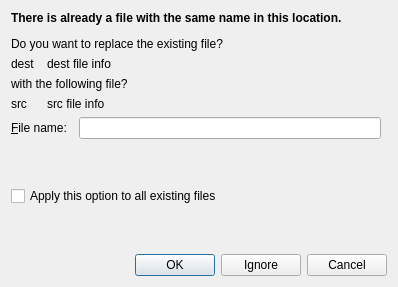
<?xml version="1.0" encoding="UTF-8"?>
<ui version="4.0">
 <class>RenameDialog</class>
 <widget class="QDialog" name="RenameDialog">
  <property name="geometry">
   <rect>
    <x>0</x>
    <y>0</y>
    <width>398</width>
    <height>287</height>
   </rect>
  </property>
  <property name="windowTitle">
   <string>Confirm to replace files</string>
  </property>
  <property name="sizeGripEnabled">
   <bool>false</bool>
  </property>
  <layout class="QGridLayout" name="gridLayout_2">
   <item row="0" column="0" colspan="2">
    <widget class="QLabel" name="label">
     <property name="sizePolicy">
      <sizepolicy hsizetype="Preferred" vsizetype="Fixed">
       <horstretch>0</horstretch>
       <verstretch>0</verstretch>
      </sizepolicy>
     </property>
     <property name="text">
      <string>&lt;html&gt;&lt;head/&gt;&lt;body&gt;&lt;p&gt;&lt;span style=&quot; font-weight:600;&quot;&gt;There is already a file with the same name in this location.&lt;/span&gt;&lt;/p&gt;&lt;p&gt;Do you want to replace the existing file?&lt;/p&gt;&lt;/body&gt;&lt;/html&gt;</string>
     </property>
    </widget>
   </item>
   <item row="1" column="0" colspan="2">
    <layout class="QGridLayout" name="gridLayout">
     <property name="horizontalSpacing">
      <number>12</number>
     </property>
     <property name="verticalSpacing">
      <number>6</number>
     </property>
     <item row="0" column="0">
      <widget class="QLabel" name="destIcon">
       <property name="sizePolicy">
        <sizepolicy hsizetype="Fixed" vsizetype="Fixed">
         <horstretch>0</horstretch>
         <verstretch>0</verstretch>
        </sizepolicy>
       </property>
       <property name="text">
        <string notr="true">dest</string>
       </property>
      </widget>
     </item>
     <item row="1" column="0" colspan="2">
      <widget class="QLabel" name="label_3">
       <property name="text">
        <string>with the following file?</string>
       </property>
      </widget>
     </item>
     <item row="2" column="1">
      <widget class="QLabel" name="srcInfo">
       <property name="sizePolicy">
        <sizepolicy hsizetype="Preferred" vsizetype="Fixed">
         <horstretch>0</horstretch>
         <verstretch>0</verstretch>
        </sizepolicy>
       </property>
       <property name="text">
        <string notr="true">src file info</string>
       </property>
      </widget>
     </item>
     <item row="0" column="1">
      <widget class="QLabel" name="destInfo">
       <property name="sizePolicy">
        <sizepolicy hsizetype="Preferred" vsizetype="Fixed">
         <horstretch>0</horstretch>
         <verstretch>0</verstretch>
        </sizepolicy>
       </property>
       <property name="text">
        <string notr="true">dest file info</string>
       </property>
      </widget>
     </item>
     <item row="2" column="0">
      <widget class="QLabel" name="srcIcon">
       <property name="sizePolicy">
        <sizepolicy hsizetype="Fixed" vsizetype="Fixed">
         <horstretch>0</horstretch>
         <verstretch>0</verstretch>
        </sizepolicy>
       </property>
       <property name="text">
        <string notr="true">src</string>
       </property>
      </widget>
     </item>
    </layout>
   </item>
   <item row="2" column="0">
    <layout class="QHBoxLayout" name="horizontalLayout">
     <property name="spacing">
      <number>12</number>
     </property>
     <item>
      <widget class="QLabel" name="label_6">
       <property name="sizePolicy">
        <sizepolicy hsizetype="Preferred" vsizetype="Fixed">
         <horstretch>0</horstretch>
         <verstretch>0</verstretch>
        </sizepolicy>
       </property>
       <property name="text">
        <string>&amp;File name:</string>
       </property>
       <property name="buddy">
        <cstring>fileName</cstring>
       </property>
      </widget>
     </item>
     <item>
      <widget class="QLineEdit" name="fileName"/>
     </item>
    </layout>
   </item>
   <item row="3" column="0">
    <widget class="QCheckBox" name="applyToAll">
     <property name="text">
      <string>Apply this option to all existing files</string>
     </property>
    </widget>
   </item>
   <item row="3" column="1">
    <spacer name="verticalSpacer">
     <property name="orientation">
      <enum>Qt::Vertical</enum>
     </property>
     <property name="sizeType">
      <enum>QSizePolicy::Expanding</enum>
     </property>
     <property name="sizeHint" stdset="0">
      <size>
       <width>0</width>
       <height>0</height>
      </size>
     </property>
    </spacer>
   </item>
   <item row="4" column="0" colspan="2">
    <layout class="QHBoxLayout" name="horizontalLayout_3">
     <item>
      <spacer name="horizontalSpacer">
       <property name="orientation">
        <enum>Qt::Horizontal</enum>
       </property>
       <property name="sizeHint" stdset="0">
        <size>
         <width>40</width>
         <height>20</height>
        </size>
       </property>
      </spacer>
     </item>
     <item>
      <layout class="QHBoxLayout" name="horizontalLayout_2">
       <item>
        <spacer name="horizontalSpacer_2">
         <property name="orientation">
          <enum>Qt::Horizontal</enum>
         </property>
         <property name="sizeHint" stdset="0">
          <size>
           <width>40</width>
           <height>20</height>
          </size>
         </property>
        </spacer>
       </item>
       <item>
        <spacer name="horizontalSpacer_3">
         <property name="orientation">
          <enum>Qt::Horizontal</enum>
         </property>
         <property name="sizeHint" stdset="0">
          <size>
           <width>40</width>
           <height>20</height>
          </size>
         </property>
        </spacer>
       </item>
       <item>
        <widget class="QDialogButtonBox" name="buttonBox_1">
         <property name="orientation">
          <enum>Qt::Horizontal</enum>
         </property>
         <property name="standardButtons">
          <set>QDialogButtonBox::Ok</set>
         </property>
        </widget>
       </item>
       <item>
        <widget class="QDialogButtonBox" name="buttonBox_2">
         <property name="orientation">
          <enum>Qt::Horizontal</enum>
         </property>
         <property name="standardButtons">
          <set>QDialogButtonBox::Ignore</set>
         </property>
        </widget>
       </item>
       <item>
        <widget class="QDialogButtonBox" name="buttonBox_3">
         <property name="orientation">
          <enum>Qt::Horizontal</enum>
         </property>
         <property name="standardButtons">
          <set>QDialogButtonBox::Cancel</set>
         </property>
        </widget>
       </item>
      </layout>
     </item>
    </layout>
   </item>
  </layout>
 </widget>
 <resources/>
 <connections>
  <connection>
   <sender>buttonBox_1</sender>
   <signal>accepted()</signal>
   <receiver>RenameDialog</receiver>
   <slot>accept()</slot>
   <hints>
    <hint type="sourcelabel">
     <x>248</x>
     <y>254</y>
    </hint>
    <hint type="destinationlabel">
     <x>157</x>
     <y>274</y>
    </hint>
   </hints>
  </connection>
  <connection>
   <sender>buttonBox_1</sender>
   <signal>rejected()</signal>
   <receiver>RenameDialog</receiver>
   <slot>reject()</slot>
   <hints>
    <hint type="sourcelabel">
     <x>316</x>
     <y>260</y>
    </hint>
    <hint type="destinationlabel">
     <x>286</x>
     <y>274</y>
    </hint>
   </hints>
  </connection>
 </connections>
</ui>
